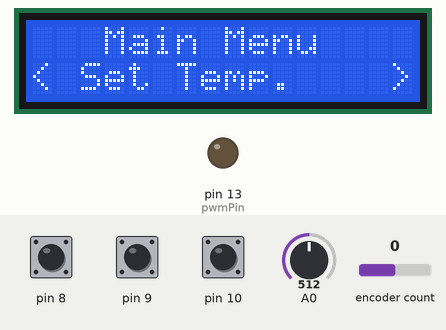
Bench run of a program on a simulated Arduino Nano, built with avr-gcc and run on an emulated ATmega328P. Parts: 16×2 character LCD, output pins drawn as LEDs (lit = HIGH). The test bench sets the inputs (shaded band); at power-on: encoder count 0, pin 9 HIGH, pin 10 HIGH, pin 8 HIGH, A0 = 512. What the program prints to the serial monitor is not drawn.

Above: at 1.5 s.
1.6 s: encoder count set to 1
At 2.8 s:
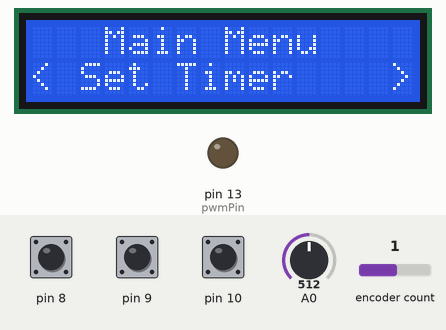
3.1 s: pin 9 pulled LOW for 0.15 s
At 4.4 s:
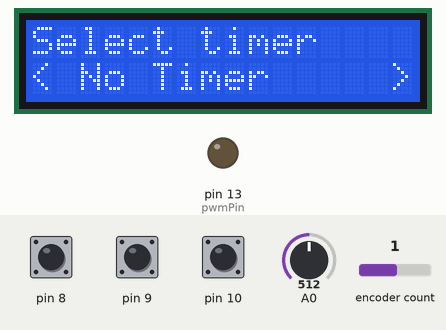
4.7 s: encoder count set to 2
At 5.3 s:
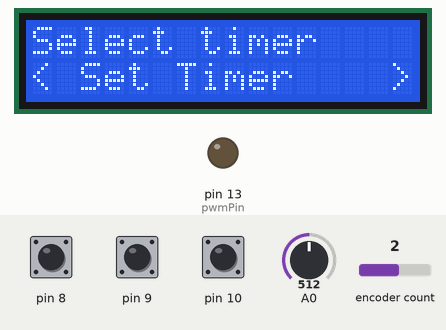
6.2 s: pin 9 pulled LOW for 1 s
At 8.3 s:
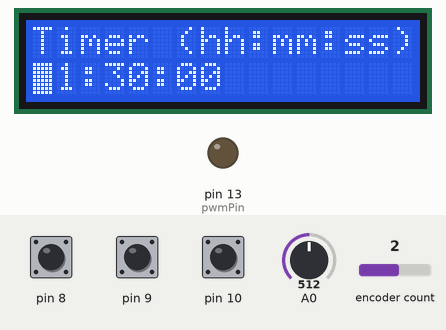
8.7 s: pin 10 pulled LOW for 0.15 s
At 10.0 s:
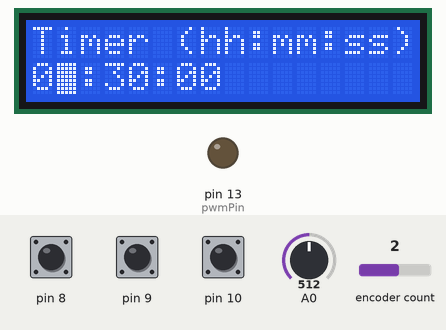
10.3 s: pin 10 pulled LOW for 1 s
At 12.5 s:
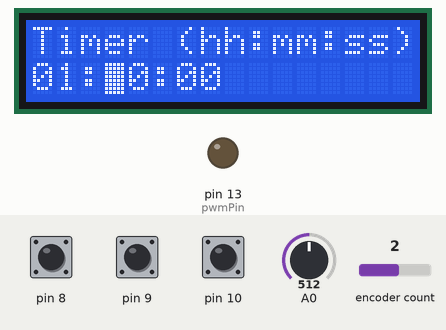
Timing chart, 0 to 13.8 s (numbered marks = the images above; inputs shaded):
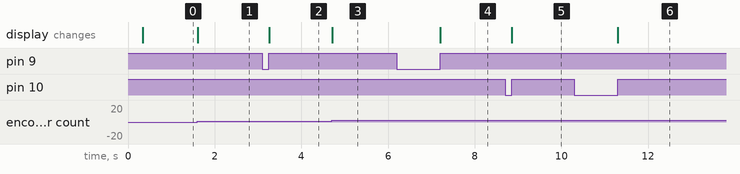

The program:

main.cpp
```cpp
#include <Arduino.h>

#include <interface.h>
#include <pid.h>

int pwmPin = 13;
int tempPin = 0;

float avgTemp;

float startDutyCycle = 0.99;

Interface ctrl = Interface();
TempSens thermistor = TempSens(tempPin);
PWM pwm = PWM(pwmPin, 128, startDutyCycle); //128 gives a freq of 7.8Hz

unsigned int plt_time = 500;
unsigned long plt_timer = 0;

unsigned int pid_time = 200;
unsigned long pid_timer = 0;

double kp = 0.4, ki = 0.1, kd = 0.8;
PID pid = PID(kp,ki,kd,0.001,0.999);

void setup() {
  Serial.begin(9600);

  avgTemp = thermistor.read_C();
  for(int i = 0; i < 50; i++){
    avgTemp = avgTemp*0.95 + thermistor.read_C()*0.05; // each new measurement contributes only 1/10th
    delay(5);
  }

  ctrl.begin(avgTemp);
  pwm.begin();

  // Starting the rolling average of temperatures

}

void loop() {
  ctrl.run(avgTemp);
  avgTemp = avgTemp*0.95 + thermistor.read_C()*0.05;
  delay(5);

  if(ctrl.running && (millis()-pid_timer) > pid_time){
    double control = pid.compute((float)ctrl.setTemp, avgTemp);
    pwm.modify_dutyCycle(control);
    pwm.run();
    pid_timer = millis();
  }else if(!ctrl.running){
    pwm.stop();
  }else{
    pwm.run();
  }

  if ((millis()-plt_timer) > plt_time){
    Serial.print("Temperature:");
    Serial.print(avgTemp);
    Serial.print(", SetTemp:");
    Serial.println(ctrl.setTemp);
    plt_timer = millis();
	}
}
```

Measured:
- after the input at 1.6 s, the display: changes at once (image 1)
- after the input at 3.1 s, the display: changes after 0.16 s (image 2)
- after the input at 4.7 s, the display: changes at once (image 3)
- after the input at 6.2 s, the display: changes after 1.0 s (image 4)
- after the input at 8.7 s, the display: changes after 0.16 s (image 5)
- after the input at 10.3 s, the display: changes after 1.0 s (image 6)
